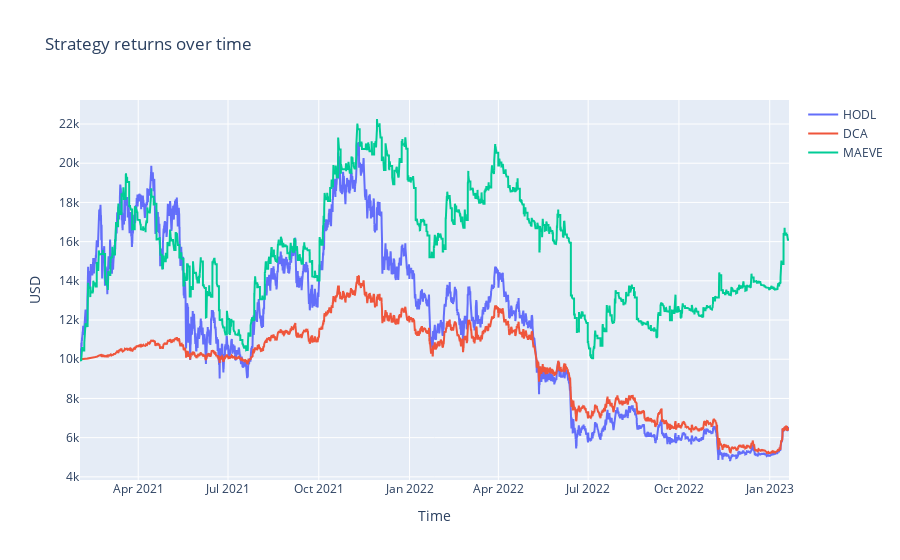

Notebook code cell kept with this figure:
### Code cell
sfigs['alltime'].show()

### Figure 1 — Plotly figure (JSON) as saved in the notebook; plotly's stock layout.template omitted (floating-point values rounded to 4 significant figures; data arrays with more than 128 entries replaced by an {"elided": "..."} marker saying what was removed)
{"data": [{"name": "HODL", "type": "scatter", "x": {"elided": "17017 str values"}, "y": {"elided": "17017 float values"}}, {"name": "DCA", "type": "scatter", "x": {"elided": "17017 str values"}, "y": {"elided": "17017 float values"}}, {"name": "MAEVE", "type": "scatter", "x": {"elided": "17017 str values"}, "y": {"elided": "17017 float values"}}], "layout": {"title": {"text": "Strategy returns over time"}, "xaxis": {"title": {"text": "Time"}}, "yaxis": {"title": {"text": "USD"}}}}
